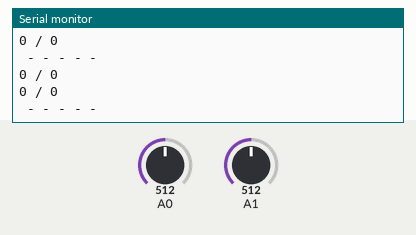
A sketch run on a simulated Arduino Uno, built with avr-gcc and run on an emulated ATmega328P. Parts: the last lines printed to the serial monitor. The inputs (shaded band) are chosen by the test bench; at power-on: A0 = 512, A1 = 512.

Above: at 1.3 s.
1.4 s: A0 set to 716
At 1.82 s:
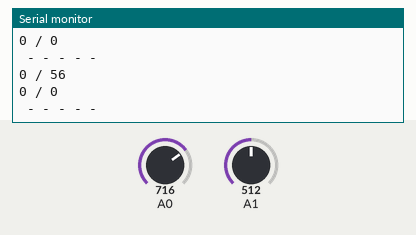
2.9 s: A1 set to 716
At 3.32 s:
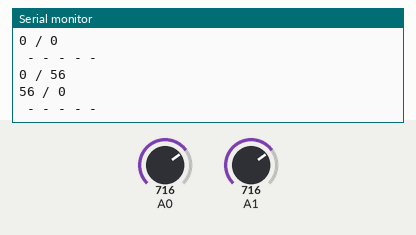
4.4 s: A0 set to 900
At 4.82 s:
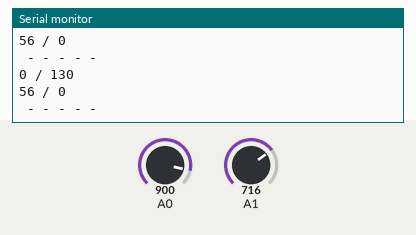
5.9 s: A1 set to 900
At 6.33 s:
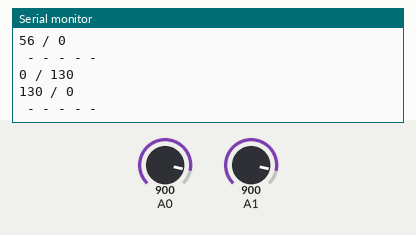
Timing chart, 0 to 8.4 s (numbered marks = the images above; inputs shaded):
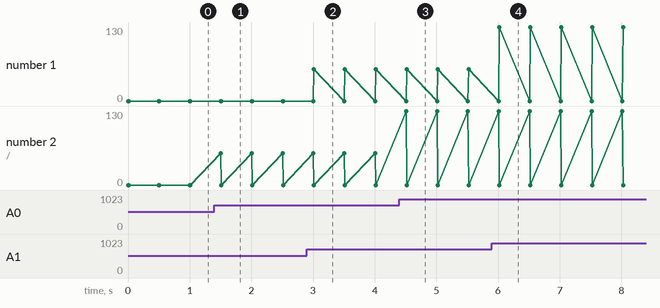

Measured:
- after the input at 1.4 s, the serial monitor: prints a new line after 0.10 s (image 1)
- after the input at 2.9 s, the serial monitor: prints a new line after 0.12 s (image 2)
- after the input at 4.4 s, the serial monitor: prints a new line after 0.11 s (image 3)
- after the input at 5.9 s, the serial monitor: prints a new line after 0.12 s (image 4)

The sketch:

sketch_nov07a.ino
```cpp
int mpoz(int a);


void setup() {

  pinMode(A0, INPUT);
  pinMode(A1, INPUT);
  Serial.begin(9600);
}

int sagsol,sag,sol, igeri, ileri, geri;
int tol = 10;
void loop() {
  sagsol = map(analogRead(A0), 0, 1023, 0, 190-tol);
  sag = map(sagsol<90+tol ? 0:sagsol, 90+tol, 190-tol, 0 , 190-tol);
  sol = map(sagsol>90-tol ? 0:190-tol-2*sagsol, 20, 190-tol, 0, 190-tol);
  igeri = map(analogRead(A1), 0, 1023, 0, 190-tol);
  ileri = map(igeri<90+tol ? 0:igeri, 90+tol, 190-tol, 0 , 190-tol);
  geri = map(igeri>90-tol ? 0:190-tol-2*igeri, 20, 190-tol, 0, 190-tol);

  sag = mpoz(sag);
  sol = mpoz(sol);
  ileri = mpoz(ileri);
  geri = mpoz(geri);

  Serial.print(sol);
  Serial.print(" / ");
  Serial.println(sag);
  Serial.print(ileri);
  Serial.print(" / ");
  Serial.println(geri);

  Serial.println(" - - - - - ");
  delay(500);

}
int mpoz(int a){ return a<0 ? 0:a; }
```
